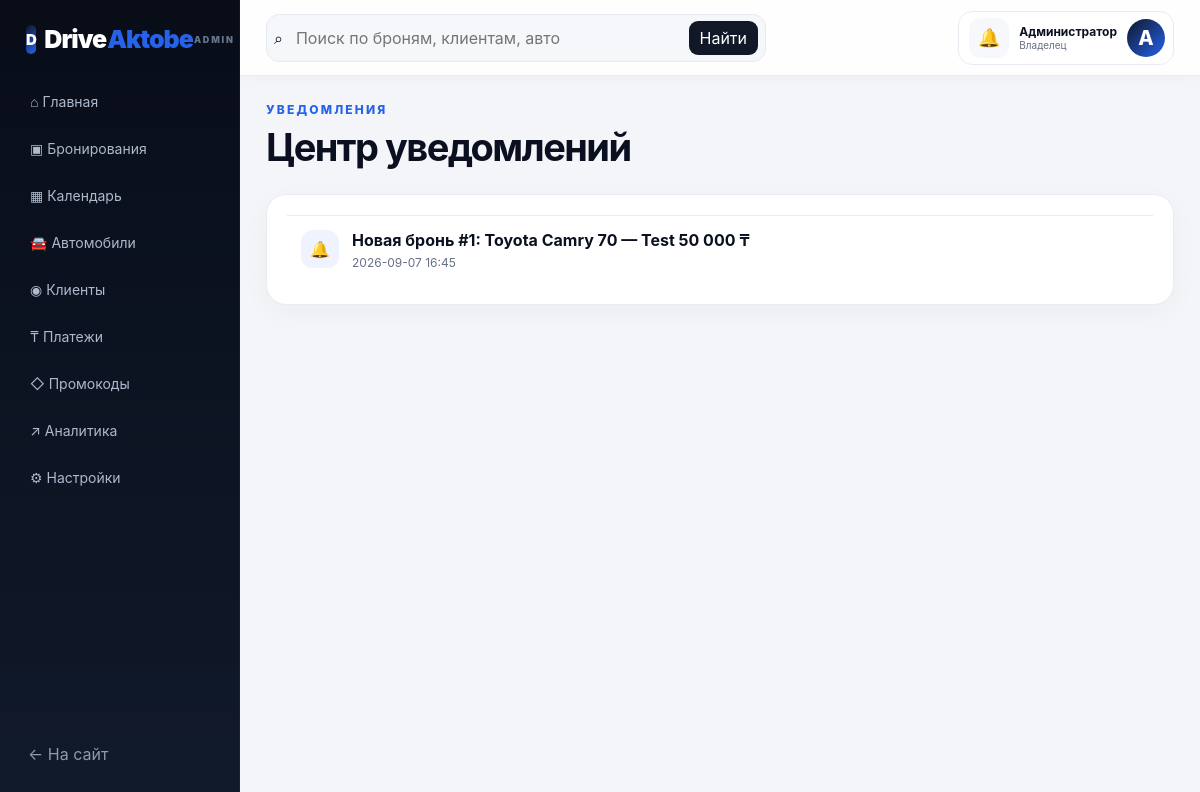
Page /admin/notifications on the committed database.
### tables this page shows
CREATE TABLE notifications(id INTEGER PRIMARY KEY AUTOINCREMENT,booking_id INTEGER,text TEXT,is_read INTEGER DEFAULT 0,created_at TEXT);

### app.py (the view)
@app.get('/admin/notifications', response_class=HTMLResponse, name='admin_notifications')
def admin_notifications(request:Request):
    c=db(); notes=c.execute('SELECT * FROM notifications ORDER BY id DESC LIMIT 100').fetchall(); c.execute('UPDATE notifications SET is_read=1'); c.commit(); c.close(); return templates.TemplateResponse(request=request,name='admin_notifications.html',context=ctx(request,notes=notes))

### templates/admin_notifications.html
{% extends 'admin_base.html' %}{% block content %}<div class="admin-heading"><div><div class="eyebrow">УВЕДОМЛЕНИЯ</div><h1>Центр уведомлений</h1></div></div><div class="panel notification-list">{% for n in notes %}<div class="notification-item"><div class="notif-icon">🔔</div><div><b>{{ n.text }}</b><span>{{ n.created_at }}</span></div></div>{% else %}<div class="empty">Уведомлений пока нет.</div>{% endfor %}</div>{% endblock %}

### static/css/style.css (style rules this page uses)
:root { --bg:#f6f7fb;--card:#fff;--ink:#111827;--muted:#6b7280;--line:#e5e7eb;--blue:#2f66ff;--blue2:#1845d8;--soft:#eef3ff;--shadow:0 18px 60px rgba(17,24,39,.08);--radius:22px }
* { box-sizing:border-box }
html { scroll-behavior:smooth }
body { margin:0;font-family:Inter,ui-sans-serif,system-ui,-apple-system,BlinkMacSystemFont,"Segoe UI",sans-serif;color:var(--ink);background:var(--bg) }
.eyebrow { font-size:12px;font-weight:850;letter-spacing:.18em;color:var(--blue);margin-bottom:12px }
.hero h1,.page-hero h1,.detail-page h1,.booking-page h1,.text-page h1,.profile-main h1,.admin-heading h1 { font-size:clamp(34px,5vw,68px);line-height:.98;letter-spacing:-.045em;margin:0 0 20px }
.admin-body { background:#f4f6fb }
.admin-heading { display:flex;justify-content:space-between;align-items:flex-end;margin-bottom:22px }
.admin-heading h1 { font-size:38px;margin-bottom:6px }
.stat,.panel { background:white;border:1px solid var(--line);border-radius:18px }
.panel { padding:20px }
.notification-item { display:flex;gap:13px;padding:14px;border-top:1px solid var(--line) }
.notif-icon { width:38px;height:38px;border-radius:12px;background:var(--soft);display:grid;place-items:center }
.notification-item>div:last-child { display:flex;flex-direction:column;gap:5px }
.notification-item span { font-size:12px;color:var(--muted) }
.panel { box-shadow:0 8px 28px rgba(15,23,42,.035) }
:root { --ink:#0a1020;--muted:#667085;--line:#e7eaf0;--blue:#2563eb;--blue2:#1748c9;--violet:#6d5dfc;--bg:#f5f7fb;--shadow:0 24px 70px rgba(15,23,42,.10) }
body { background:radial-gradient(circle at 15% 0%,rgba(37,99,235,.055),transparent 28rem),var(--bg) }
.btn,.icon-btn,.car-card,.quick-cats a,.benefits>div,.panel,.stat { transition:transform .22s ease,box-shadow .22s ease,border-color .22s ease,background .22s ease }
.admin-body { background:#f3f5f9 }
.admin-heading h1 { letter-spacing:-.04em }
.panel { border-radius:20px;border:1px solid #e8ebf1 }

### rows in the picture
notifications: text "Новая бронь #1: Toyota Camry 70 — Test 50 000 ₸", created_at "2026-09-07 16:45"
